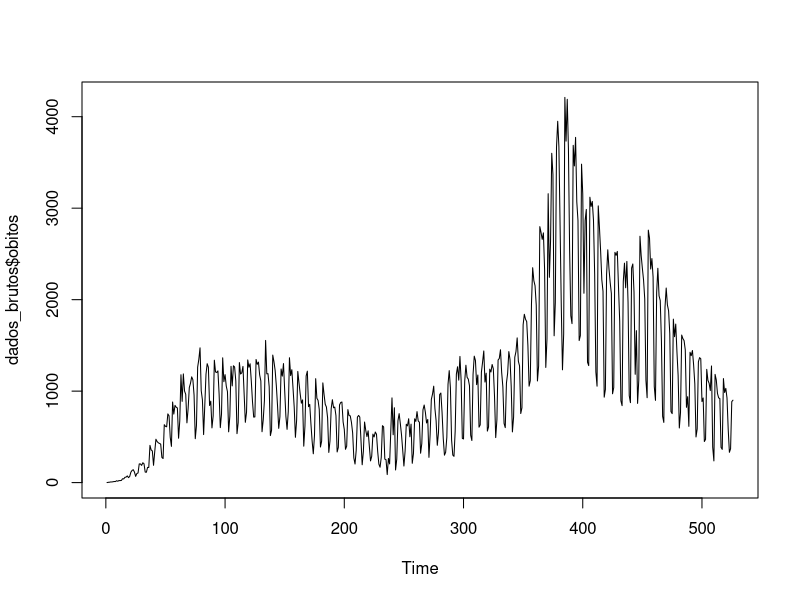
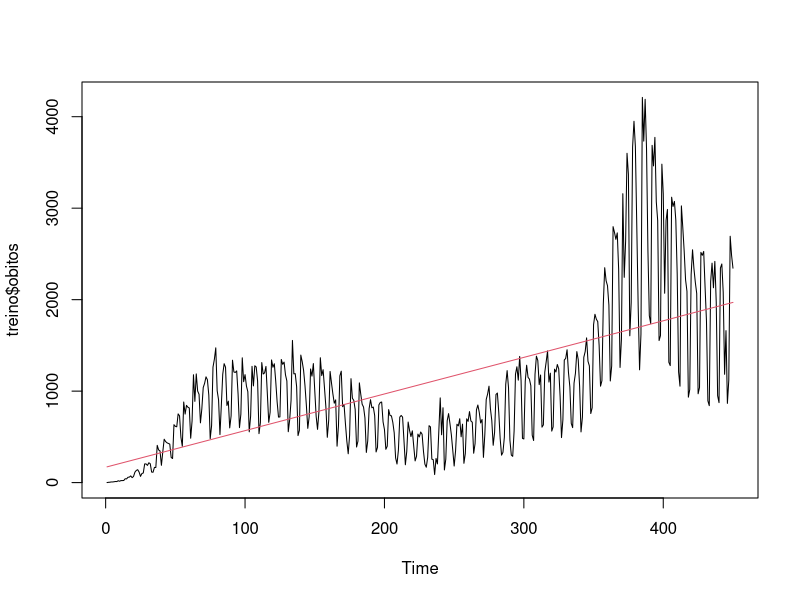
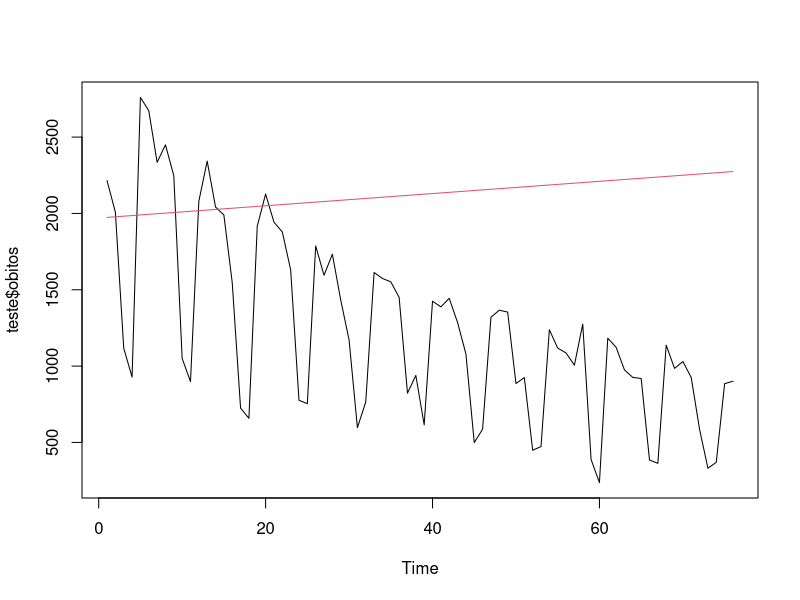

Recreate these plots in R, in order. (Note: this script raises an error after producing the figures.)

rm(list = ls())

# Instalações dos pacotes --------------------------------------------------
#install.packages("readxl")


# Carregar pacotes --------------------------------------------------------
require(tidyverse)
require(caret)
require(mgcv)
dados_brutos = readxl::read_xlsx(
  "dados/Dados_Livro_Estatistica_e_CD/covid2.xlsx",
  sheet = "dados",
  col_types = c("date", "numeric", "numeric")
)

plot.ts(dados_brutos$obitos)

dados = dados_brutos |>
  dplyr::mutate(
    ano = lubridate::year(dia),
    mes = lubridate::month(dia, label = T),
    dia_semana = lubridate::wday(dia, label = T),
    semana = lubridate::week(dia),
    letalidade = (obitos/casos)*100) |>
  dplyr::relocate(dia, ano, mes, dia_semana, obitos, casos)


dados_brutos
dados = dados |> mutate(tempo = 1:nrow(dados),
                        dia_semana = as.numeric(dia_semana) |> as.factor())
particao <- 1:(30*15)
treino <- dados[particao, ]
teste  <- dados[-particao, ]



controle_ts <- trainControl(
  method = "timeslice",
  initialWindow = 6*30,  
  horizon = 12,          
  fixedWindow = TRUE,
  savePredictions = "final",
  verboseIter = TRUE
)

# lm method ----------------------------------------------------------------


lm.model.1 = caret::train(
  obitos ~ tempo ,
  data = treino,
  method = "lm",
  trControl = controle_ts,
)


coef(lm.model.1$finalModel)

plot.ts(treino$obitos)
lines(predict(lm.model.1) |> floor(),col=2)

plot.ts(teste$obitos)
pred_test = predict(lm.model.1,newdata = teste)
lines(pred_test,col=2)
postResample(pred_test,teste$obitos)


# gam method ----------------------------------------------------------------

gam.model.1 = caret::train(
  obitos ~ tempo ,
  data = treino,
  method = "gamSpline",
  trControl = controle_ts,
  tuneGrid = data.frame(df = c(2,3,5,6,8,12,14,20))
)


gam.model.1$bestTune
coef(gam.model.1$finalModel, s = gam.model.1$bestTune)

plot.ts(treino$obitos)
pred_treino = predict(gam.model.1,s = gam.model.1$bestTune)|> floor()
lines(pred_treino,col=2)


plot.ts(teste$obitos)
pred_test = predict(gam.model.1,,newdata = teste,s = gam.model.1$bestTune)
lines(pred_test,col=2)
postResample(pred_test,teste$obitos)

plot.ts(dados$obitos)
lines(c(pred_treino,pred_test),col=c(2,3))
abline(v = particao[length(particao)])
plot(gam.model.1$finalModel,se = T)


gam.model.2 = caret::train(
  obitos ~ tempo+dia_semana ,
  data = treino,
  method = "gamSpline",
  trControl = controle_ts,
  tuneGrid = data.frame(df = c(2,3,5,6,8,12,14,20))
)

gam.model.2$bestTune
coef(gam.model.2$finalModel, s = gam.model.2$bestTune)

plot.ts(treino$obitos)
pred_treino = predict(gam.model.2,s = gam.model.2$bestTune) |> floor()
lines(pred_treino,col=2)


plot.ts(teste$obitos)
pred_test = predict(gam.model.2,,newdata = teste,s = gam.model.2$bestTune)
lines(pred_test,col=2)
postResample(pred_test,teste$obitos)


plot.ts(dados$obitos)
lines(c(pred_treino,pred_test),col=c(2,3))
abline(v = particao[length(particao)])

plot(gam.model.2$finalModel,se = T)
